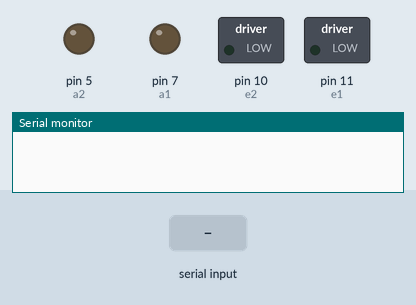
Recording of a sketch running on a simulated Arduino Uno, built with avr-gcc and run on an emulated ATmega328P. On the bench: switched loads named in the sketch (green lamp = pin HIGH), output pins drawn as LEDs (lit = HIGH), the last lines printed to the serial monitor. Inputs (shaded band) come from the test bench. Pins used as bus, display or sensor lines are not drawn.

Above: at 1.2 s.
1.3 s: "90,45\n" received over Serial
At 3.1 s:
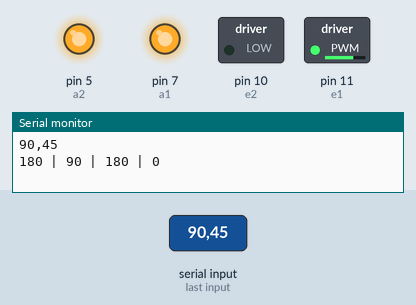
3.8 s: "200\n" received over Serial
At 6.0 s:
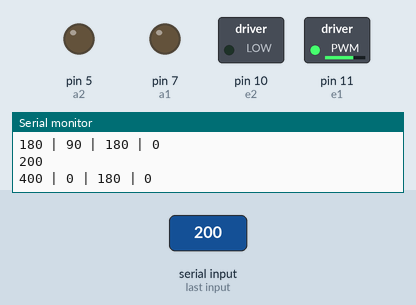
6.3 s: "30,150\n" received over Serial
At 8.1 s:
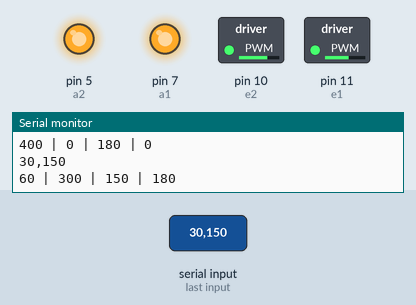
8.8 s: "1,90,45\n" received over Serial
At 10.1 s:
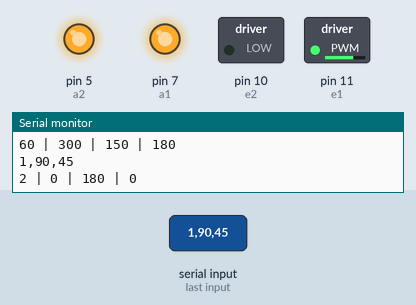
Timing chart, 0 to 11.8 s (numbered marks = the images above; inputs shaded):
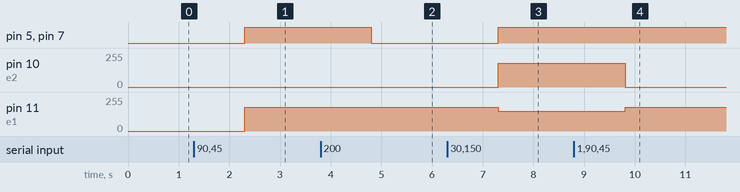

Measured:
- after the input at 1.3 s, pin 5 (a2), pin 7 (a1): LOW → HIGH after 1.0 s; pin 11 (e1): 0/255 → 180/255 after 1.0 s
- after the input at 3.8 s, pin 5 (a2), pin 7 (a1): HIGH → LOW after 1.0 s
- after the input at 6.3 s, pin 5 (a2), pin 7 (a1): LOW → HIGH after 1.0 s; pin 10 (e2): 0/255 → 180/255 after 1.0 s; pin 11 (e1): 180/255 → 150/255 after 1.0 s
- after the input at 8.8 s, pin 10 (e2): 180/255 → 0/255 after 1.0 s; pin 11 (e1): 150/255 → 180/255 after 1.0 s

The sketch:

Car_v3.ino
```cpp
const int a1 = 7; //ackw m1
const int a2 = 5; //ackw m2
const int c1 = 6; //ckw m1
const int c2 = 4; //ckw m2

//pwm is sent to these pins:
const int e1 = 11; //enable motor1
const int e2 = 10; //enable motor2

void setup() {
  // put your setup code here, to run once:
  //Setting up pins:
  pinMode(a1, OUTPUT);
  pinMode(a2, OUTPUT);
  pinMode(c1, OUTPUT);
  pinMode(c2, OUTPUT);
  pinMode(e1, OUTPUT);
  pinMode(e2, OUTPUT);

  digitalWrite(a1, LOW);
  digitalWrite(a2, LOW);
  digitalWrite(c1, LOW);
  digitalWrite(c2, LOW);

  Serial.begin(9600);
}

void loop() {
  // put your main code here, to run repeatedly:
  if (Serial.available() > 0) {

    //Taking Input
    String btIn = Serial.readString();
    Serial.println(btIn);
    String fbd = btIn.substring(0, 3);
    String lrd = btIn.substring(3, 6);
    int fb = fbd.toInt();
    int lr = lrd.toInt();
    fb = map(fb, 0, 255, 0, 510);
    lr = map(lr, 0, 255, 0, 510);
    Serial.print(fb);
    Serial.print(" | ");
    Serial.print(lr);
    Serial.print(" | ");


  //Setting fwd/bkd of wheels and making fwd)0-255)
  if(fb>=256){
    fb = fb-255;
    digitalWrite(c1, HIGH);
    digitalWrite(c2, HIGH);
    digitalWrite(a1, LOW);
    digitalWrite(a2, LOW);
  }
  else{
    fb = 255-fb;
    digitalWrite(a1, HIGH);
    digitalWrite(a2, HIGH);
    digitalWrite(c1, LOW);
    digitalWrite(c2, LOW);
  }

  //Setting speed based on left/right:
  int m1 = fb;
  int m2 = fb;
  if(lr>=256){
    lr = lr-255;
    m1 = m1-lr;
    m2 = m2+lr;
  }
  else{
    lr = 255-lr;
    m1 = m1+lr;
    m2 = m2-lr;
  }

  //Setting Boundary conditions:
  //if(m1>=255) m1 = 255;
  //if(m2>=255) m2 = 255;
  if(m1<=0) m1 = 0;
  if(m2<=0) m2 = 0;
  if(m1>=180) m1 = 180;
  if(m2>=180) m2 = 180;

  //Printing pwms sent:
  Serial.print(m1);
  Serial.print(" | ");
  Serial.println(m2);

  //Sending signal to the motors:
  analogWrite(e1, m1);
  analogWrite(e2, m2);
  delay(1);
  }
}
```
